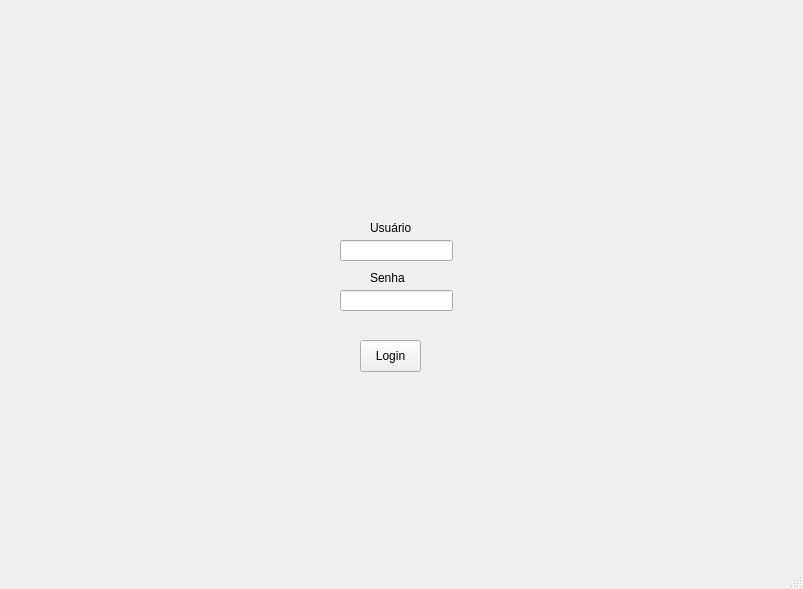
<?xml version="1.0" encoding="UTF-8"?>
<ui version="4.0">
 <class>MainWindow</class>
 <widget class="QMainWindow" name="MainWindow">
  <property name="geometry">
   <rect>
    <x>0</x>
    <y>0</y>
    <width>803</width>
    <height>589</height>
   </rect>
  </property>
  <property name="windowTitle">
   <string>Eh! Design</string>
  </property>
  <widget class="QWidget" name="centralwidget">
   <widget class="QLabel" name="usuario_label">
    <property name="geometry">
     <rect>
      <x>370</x>
      <y>220</y>
      <width>59</width>
      <height>16</height>
     </rect>
    </property>
    <property name="text">
     <string>Usuário</string>
    </property>
   </widget>
   <widget class="QLabel" name="senha_label">
    <property name="geometry">
     <rect>
      <x>370</x>
      <y>270</y>
      <width>59</width>
      <height>16</height>
     </rect>
    </property>
    <property name="text">
     <string>Senha</string>
    </property>
   </widget>
   <widget class="QLineEdit" name="usuario_entrada">
    <property name="geometry">
     <rect>
      <x>340</x>
      <y>240</y>
      <width>113</width>
      <height>21</height>
     </rect>
    </property>
    <property name="text">
     <string/>
    </property>
    <property name="echoMode">
     <enum>QLineEdit::Normal</enum>
    </property>
   </widget>
   <widget class="QLineEdit" name="senha_entrada">
    <property name="geometry">
     <rect>
      <x>340</x>
      <y>290</y>
      <width>113</width>
      <height>21</height>
     </rect>
    </property>
    <property name="echoMode">
     <enum>QLineEdit::Password</enum>
    </property>
   </widget>
   <widget class="QLabel" name="label_logo">
    <property name="geometry">
     <rect>
      <x>290</x>
      <y>70</y>
      <width>221</width>
      <height>111</height>
     </rect>
    </property>
    <property name="text">
     <string>&lt;html&gt;&lt;head/&gt;&lt;body&gt;&lt;p&gt;&lt;img src=&quot;:/newPrefix/logo.png&quot;/&gt;&lt;/p&gt;&lt;/body&gt;&lt;/html&gt;</string>
    </property>
    <property name="alignment">
     <set>Qt::AlignCenter</set>
    </property>
   </widget>
   <widget class="QPushButton" name="login_btn">
    <property name="geometry">
     <rect>
      <x>360</x>
      <y>340</y>
      <width>61</width>
      <height>32</height>
     </rect>
    </property>
    <property name="text">
     <string>Login</string>
    </property>
   </widget>
  </widget>
  <widget class="QMenuBar" name="menubar">
   <property name="geometry">
    <rect>
     <x>0</x>
     <y>0</y>
     <width>803</width>
     <height>22</height>
    </rect>
   </property>
  </widget>
  <widget class="QStatusBar" name="statusbar"/>
 </widget>
 <resources>
  <include location="backup/img.qrc"/>
 </resources>
 <connections/>
</ui>
